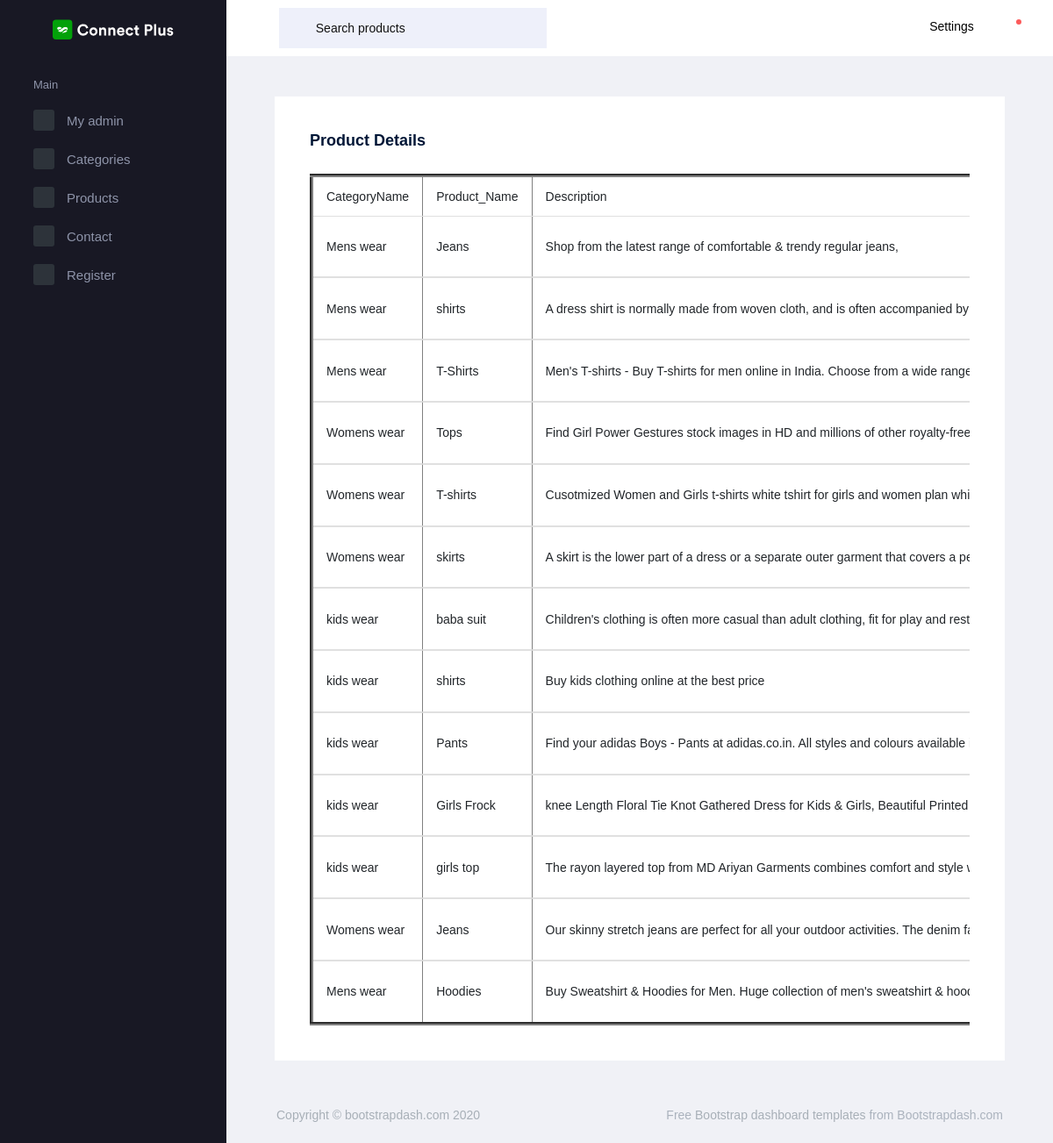
Screenshot of /adminapp/Display_product/ with the database file from the repository.
### adminapp/models.py (models this page shows)
class ProductDb(models.Model):
    CategoryName=models.CharField(max_length=50,null=True,blank=True)
    Product_Name=models.CharField(max_length=50,null=True,blank=True)
    Description=models.CharField(max_length=50,null=True,blank=True)
    Price=models.IntegerField(null=True,blank=True)
    Brand_Name=models.CharField(max_length=50,null=True,blank=True)
    CategoryImage1=models.ImageField(upload_to="product images",null=True,blank=True)
    CategoryImage2 = models.ImageField(upload_to="product images", null=True, blank=True)
    CategoryImage3 = models.ImageField(upload_to="product images", null=True, blank=True)

### adminapp/views.py (the view)
# urls.py: path('Display_product/',views.Display_product,name="Display_product"),
def Display_product(req):
    category = ProductDb.objects.all()
    return render(req,"Display_product.html",{'category':category})

### adminapp/templates/Display_product.html (shortened to what this page needs)
<!DOCTYPE html>
{% extends 'index.html' %}
{% block content %}
<html lang="en">
<head>
</head>
<body>
<div class="col-lg-12 grid-margin stretch-card">
                <div class="card">
                  <div class="card-body">
                    <h4 class="card-title">Product details</h4>
                      <div class="table-responsive">
                    <table class="table table-hover" border="4px">
                      <thead>
                        <tr>
                          <th>CategoryName</th>
                          <th>Product_Name</th>
                          <th>Description</th>
                        </tr>
                      </thead>
                      <tbody>
                      {% for d in category %}
                        <tr>
                            <td>{{d.CategoryName}}</td>
                            <td>{{d.Product_Name}}</td>
                            <td>{{d.Description}}</td>
                        </tr>
                      </tbody>
                        {% endfor %}
                    </table>
                      </div>
                  </div>
                </div>
              </div>
</body>
</html>
{% endblock %}

### adminapp/templates/index.html (shortened to what this page needs)
<!DOCTYPE html>
{% load static %}
<html lang="en">
  <head>
    <link rel="stylesheet" href="{% static 'assets/vendors/mdi/css/materialdesignicons.min.css' %}">
    <link rel="stylesheet" href="{% static 'assets/vendors/flag-icon-css/css/flag-icon.min.css' %}">
    <link rel="stylesheet" href="{% static 'assets/vendors/css/vendor.bundle.base.css' %}">
    <link rel="stylesheet" href="{% static 'assets/vendors/font-awesome/css/font-awesome.min.css' %}" />
    <link rel="stylesheet" href="{% static 'assets/vendors/bootstrap-datepicker/bootstrap-datepicker.min.css' %}">
    <link rel="stylesheet" href="{% static 'assets/css/style.css' %}">
  </head>
  <body>
    <div class="container-scroller">
      <nav class="navbar default-layout-navbar col-lg-12 col-12 p-0 fixed-top d-flex flex-row">
        <div class="text-center navbar-brand-wrapper d-flex align-items-center justify-content-center">
          <a class="navbar-brand brand-logo" href="index.html"><img src="{% static 'assets/images/logo.svg' %}" alt="logo" /></a>
        </div>
        <div class="navbar-menu-wrapper d-flex align-items-stretch">
          <button class="navbar-toggler navbar-toggler align-self-center" type="button" data-toggle="minimize">
            <span class="mdi mdi-menu"></span>
          </button>
          <div class="search-field d-none d-xl-block">
            <form class="d-flex align-items-center h-100" action="#">
              <div class="input-group">
                <div class="input-group-prepend bg-transparent">
                  <i class="input-group-text border-0 mdi mdi-magnify"></i>
                </div>
                <input type="text" class="form-control bg-transparent border-0" placeholder="Search products">
              </div>
            </form>
          </div>
          <ul class="navbar-nav navbar-nav-right">
            <li class="nav-item nav-profile dropdown">
              <a class="nav-link dropdown-toggle" id="profileDropdown" href="#" data-toggle="dropdown" aria-expanded="false">
                <div class="nav-profile-text">
                  <p class="mb-1 text-black">Settings</p>
                </div>
              </a>
            </li>
            <li class="nav-item dropdown">
              <a class="nav-link count-indicator dropdown-toggle" id="notificationDropdown" href="#" data-toggle="dropdown">
                <i class="mdi mdi-bell-outline"></i>
                <span class="count-symbol bg-danger"></span>
              </a>
            </li>
          </ul>
        </div>
      </nav>
      <div class="container-fluid page-body-wrapper">
        <nav class="sidebar sidebar-offcanvas" id="sidebar">
          <ul class="nav">
            <li class="nav-item nav-category">Main</li>
            <li class="nav-item">
              <a class="nav-link" href="{% url 'index_page' %}">
                <span class="icon-bg"><i class="mdi mdi-cube menu-icon"></i></span>
                <span class="menu-title">My admin</span>
              </a>
            </li>
            <li class="nav-item">
              <a class="nav-link" data-toggle="collapse" href="#ui-basic" aria-expanded="false" aria-controls="ui-basic">
                <span class="icon-bg"><i class="mdi mdi-crosshairs-gps menu-icon"></i></span>
                <span class="menu-title">Categories</span>
                <i class="menu-arrow"></i>
              </a>
            </li>
            <li class="nav-item">
              <a class="nav-link" data-toggle="collapse" href="#auth" aria-expanded="false" aria-controls="auth">
                <span class="icon-bg"><i class="mdi mdi-lock menu-icon"></i></span>
                <span class="menu-title">Products</span>
                <i class="menu-arrow"></i>
              </a>
            </li>
               <li class="nav-item">
              <a class="nav-link" data-toggle="collapse" href="#web" aria-expanded="false" aria-controls="auth">
                <span class="icon-bg"><i class="mdi mdi-lock menu-icon"></i></span>
                <span class="menu-title">Contact</span>
                <i class="menu-arrow"></i>
              </a>
            </li>
              <li class="nav-item">
              <a class="nav-link" data-toggle="collapse" href="#webb" aria-expanded="false" aria-controls="auth">
                <span class="icon-bg"><i class="mdi mdi-lock menu-icon"></i></span>
                <span class="menu-title">Register</span>
                <i class="menu-arrow"></i>
              </a>
            </li>
          </ul>
        </nav>
        <div class="main-panel">
          <div class="content-wrapper">
            {% block content %}{% endblock %}
          </div>
          <footer class="footer">
            <div class="footer-inner-wraper">
              <div class="d-sm-flex justify-content-center justify-content-sm-between">
                <span class="text-muted d-block text-center text-sm-left d-sm-inline-block">Copyright © bootstrapdash.com 2020</span>
                <span class="float-none float-sm-right d-block mt-1 mt-sm-0 text-center"> Free <a href="#" target="_blank">Bootstrap dashboard templates</a> from Bootstrapdash.com</span>
              </div>
            </div>
          </footer>
        </div>
      </div>
    </div>
  </body>
</html>

### rows the page displays
ProductDb: CategoryName "Mens wear", Product_Name "Jeans", Description "Shop from the latest range of comfortable & trendy regular jeans,"
ProductDb: CategoryName "Mens wear", Product_Name "shirts", Description "A dress shirt is normally made from woven cloth, and is often accompanied by…"
ProductDb: CategoryName "Mens wear", Product_Name "T-Shirts", Description "Men's T-shirts - Buy T-shirts for men online in India. Choose from a wide…"
ProductDb: CategoryName "Womens wear", Product_Name "Tops", Description "Find Girl Power Gestures stock images in HD and millions of other royalty-free…"
ProductDb: CategoryName "Womens wear", Product_Name "T-shirts", Description "Cusotmized Women and Girls t-shirts white tshirt for girls and women plan…"
ProductDb: CategoryName "Womens wear", Product_Name "skirts", Description "A skirt is the lower part of a dress or a separate outer garment that covers a…"
ProductDb: CategoryName "kids wear", Product_Name "baba suit", Description "Children's clothing is often more casual than adult clothing, fit for play and…"
ProductDb: CategoryName "kids wear", Product_Name "shirts", Description "Buy kids clothing online at the best price"
ProductDb: CategoryName "kids wear", Product_Name "Pants", Description "Find your adidas Boys - Pants at adidas.co.in. All styles and colours available…"
ProductDb: CategoryName "kids wear", Product_Name "Girls Frock", Description "knee Length Floral Tie Knot Gathered Dress for Kids & Girls, Beautiful Printed…"
ProductDb: CategoryName "kids wear", Product_Name "girls top", Description "The rayon layered top from MD Ariyan Garments combines comfort and style…"
ProductDb: CategoryName "Womens wear", Product_Name "Jeans", Description "Our skinny stretch jeans are perfect for all your outdoor activities. The denim…"
ProductDb: CategoryName "Mens wear", Product_Name "Hoodies", Description "Buy Sweatshirt & Hoodies for Men. Huge collection of men's sweatshirt &…"
